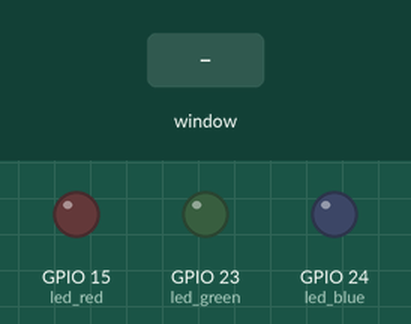
Recording of a program running on a simulated Raspberry Pi (BCM pin numbers). Shown: output pins drawn as LEDs (lit = HIGH). The test bench sets the inputs (shaded band). The desktop window is not drawn, its controls go by their first labels and the mouse button is held 0.15 s. At 5.8 s the program stops and its outputs stay as they are.

Above: at 1.2 s.
1.3 s: control labelled "Turn LED On" in the window clicked
At 2.0 s:
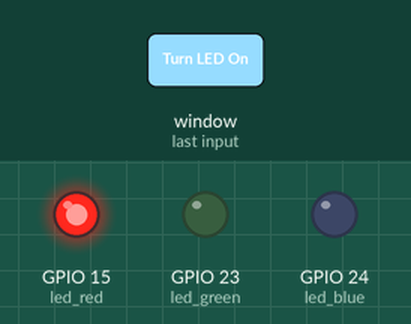
2.8 s: control no. 2 labelled "Turn LED On" in the window clicked
At 3.1 s:
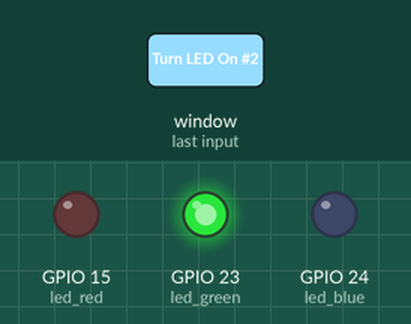
4.3 s: control no. 3 labelled "Turn LED On" in the window clicked
At 5.4 s:
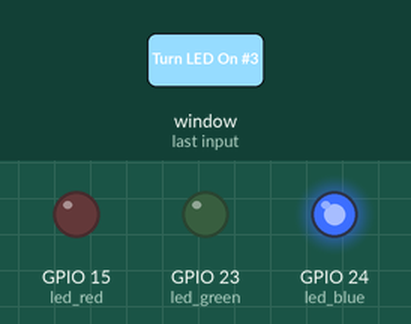
5.8 s: control labelled "Exit" in the window clicked
At 6.6 s:
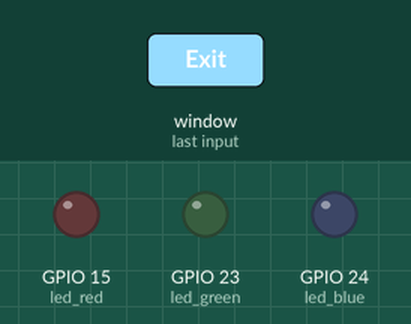
Timing chart, 0 to 7.3 s (numbered marks = the images above; inputs shaded):
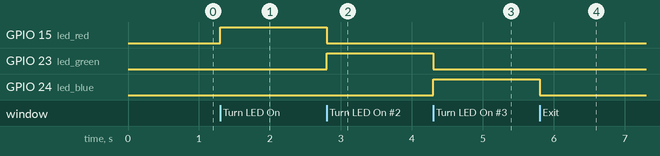

Measured:
- after the input at 1.3 s, GPIO 15 (led_red): LOW → HIGH at once
- after the input at 2.8 s, GPIO 15 (led_red): HIGH → LOW at once; GPIO 23 (led_green): LOW → HIGH at once
- after the input at 4.3 s, GPIO 23 (led_green): HIGH → LOW at once; GPIO 24 (led_blue): LOW → HIGH at once
- after the input at 5.8 s, GPIO 24 (led_blue): HIGH → LOW at once

The program:

BasicGUI.py
```python
"""
   A basic GUI that toggles 3 LED's on and off.
   Uses:  RPi model 3, Red LED, Green LED, Blue LED
   Author: Chloe Hulme
"""

from tkinter import *
import tkinter.font
from gpiozero import LED
import RPi.GPIO

RPi.GPIO.setmode(RPi.GPIO.BCM)

# hardware
led_red = LED(15)
led_green = LED(23)
led_blue = LED(24)

# GUI definitions
win = Tk()
win.title("LED Toggle")
myFont = tkinter.font.Font(family='Helvetica', size=12, weight="bold")


# event functions
# Turns off red LED if already on, else turns on red LED, turns off all other LED's
def toggle_red():
    if led_red.is_lit:
        led_red.off()
        ledButtonRed["text"] = "Turn LED On"
    else:
        led_green.off()
        led_blue.off()
        led_red.on()
        ledButtonRed["text"] = "Turn LED Off"
        ledButtonGreen["text"] = "Turn LED On"
        ledButtonBlue["text"] = "Turn LED On"


# Turns off green LED if already on, else turns on green LED, turns off all other LED's
def toggle_green():
    if led_green.is_lit:
        led_green.off()
        ledButtonGreen["text"] = "Turn LED On"
    else:
        led_red.off()
        led_blue.off()
        led_green.on()
        ledButtonGreen["text"] = "Turn LED Off"
        ledButtonRed["text"] = "Turn LED On"
        ledButtonBlue["text"] = "Turn LED On"


# Turns off blue LED if already on, else turns on blue LED, turns off all other LED's
def toggle_blue():
    if led_blue.is_lit:
        led_blue.off()
        ledButtonBlue["text"] = "Turn LED On"
    else:
        led_red.off()
        led_green.off()
        led_blue.on()
        ledButtonBlue["text"] = "Turn LED Off"
        ledButtonRed["text"] = "Turn LED On"
        ledButtonGreen["text"] = "Turn LED On"


# closes window
def close():
    RPi.GPIO.cleanup()
    win.destroy()


# create widgets
ledButtonRed = Button(win, text='Turn LED On', font=myFont, command=toggle_red, bg='IndianRed1', height=1, width=24)
ledButtonGreen = Button(win, text='Turn LED On', font=myFont, command=toggle_green, bg='PaleGreen1', height=1, width=24)
ledButtonBlue = Button(win, text='Turn LED On', font=myFont, command=toggle_blue, bg='CadetBlue1', height=1, width=24)

# positions widgets
ledButtonRed.grid(row=0, column=1)
ledButtonGreen.grid(row=1, column=1)
ledButtonBlue.grid(row=2, column=1)

exitButton = Button(win, text='Exit', font=myFont, command=close, bg='seashell1', height=1, width=6)
exitButton.grid(row=3, column=4)

# link top RHS x to close function
win.protocol("WM_DELETE_WINDOW", close)

win.mainloop()
```
